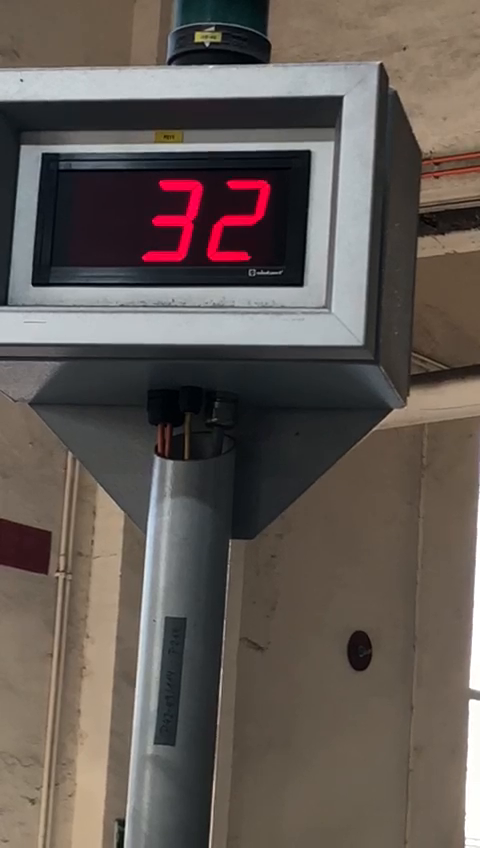
#> input picture frame 38 of pantalla.mp4, 480 x 848 px, given in place of live2.sdp, which was not available
$ python detect_digit.py   (older library calls are emulated)
#> lines starting #> are read from the running program, lines starting #| are printed output that depends on the picture; after the words box and inside, x2 and y2 are one past the last pixel; in counts of white or black regions, pixels touching at a corner belong together; pictures that were not available may be replaced by others from this repository, and a replacement may not be noted
from imutils.perspective import four_point_transform
from imutils import contours
import imutils
import cv2
import numpy as np
import time


class DigitRecognition:
    def __init__(self, area):

        # define the dictionary of digit segments so we can identify
        self.DIGITS_LOOKUP = {(1, 1, 1, 0, 1, 1, 1): 0,
                              (0, 0, 1, 0, 0, 1, 0): 1,
                              (1, 0, 1, 1, 1, 0, 1): 2,
                              (1, 0, 1, 1, 0, 1, 1): 3,
                              (0, 1, 1, 1, 0, 1, 0): 4,
                              (1, 1, 0, 1, 0, 1, 1): 5,
                              (1, 1, 0, 1, 1, 1, 1): 6,
                              (1, 0, 1, 0, 0, 1, 0): 7,
                              (1, 1, 1, 1, 1, 1, 1): 8,
                              (1, 1, 1, 1, 0, 1, 1): 9
                              }
        self.area = area

    def found_screen(self, image):
        # pre-process the image by resizing it, converting it to
        # graycale, blurring it, and computing an edge map

        gray = cv2.cvtColor(image, cv2.COLOR_BGR2GRAY)
        blurred = cv2.GaussianBlur(gray, (5, 5), 0)
        edged = cv2.Canny(blurred, 50, 200, 255)

        # find contours in the edge map, then sort them by their
        # size in descending order
        cnts = cv2.findContours(edged.copy(), cv2.RETR_EXTERNAL, cv2.CHAIN_APPROX_SIMPLE)
        cnts = imutils.grab_contours(cnts)
        cnts = sorted(cnts, key=cv2.contourArea, reverse=True)
        displayCnt = None
        # loop over the contours
        for c in cnts:

            peri = cv2.arcLength(c, True)
            approx = cv2.approxPolyDP(c, 0.02 * peri, True)
            # if the contour has four vertices, then we have found
            # the thermostat display
            if len(approx) == 4:
                displayCnt = approx
                break

        # extract the thermostat display, apply a perspective transform
        # to it
        warped = four_point_transform(gray, displayCnt.reshape(4, 2))
        output = four_point_transform(image, displayCnt.reshape(4, 2))

        return warped, output

    def detect_cnts_number(self, image):

        out_b, out_g, out_r = cv2.split(image)
        ret, thresh_g = cv2.threshold(out_g, 150, 255, cv2.THRESH_BINARY_INV)
        ret, thresh_r = cv2.threshold(out_r, 200, 255, cv2.THRESH_BINARY)

        thresh = cv2.bitwise_and(thresh_r, thresh_g)

        # se dilata y filtra para unificar el numero
        kernel = np.ones((4, 2), np.uint8)
        thresh = cv2.dilate(thresh, kernel, iterations=2)
        kernel = np.ones((2, 1), np.uint8)
        thresh = cv2.erode(thresh, kernel, iterations=1)

        # find contours in the thresholded image, then initialize the
        # digit contours lists
        cnts = cv2.findContours(thresh.copy(), cv2.RETR_EXTERNAL,
                                cv2.CHAIN_APPROX_SIMPLE)
        cnts = imutils.grab_contours(cnts)

        digitCnts = []
        # loop over the digit area candidates
        for c in cnts:
            # compute the bounding box of the contour
            # img = cv2.drawContours(output, [c], -1, (0,255,0), 3)
            (x, y, w, h) = cv2.boundingRect(c)
            # print(x, y, w, h)
            # if the contour is sufficiently large, it must be a digit
            if w >= 9 and (h >= 40 and h <= 70):
                digitCnts.append(c)

        # sort the contours from left-to-right, then initialize the
        # actual digits themselves
        try:
            digitCnts = contours.sort_contours(digitCnts,
                                               method="left-to-right")[0]
        except:
            pass
        return digitCnts, thresh

    def recognize_digit(self, digitCnts, thresh):

        digits = []
        # loop over each of the digits
        #cv2.imshow('hola', thresh)
        for c in digitCnts:
            #print(c.shape)

            # extract the digit ROI
            (x, y, w, h) = cv2.boundingRect(c)
            # sol parche
            area = w*h
            if area < self.area:
                w_rec = int(self.area/h)
                w_aug = w_rec - w
                x -= w_aug
                w = w_rec
            roi = thresh[y:y + h, x:x + w]
            #cv2.imshow('roi', roi)
            #print('area:', area)


            # compute the width and height of each of the 7 segments
            # we are going to examine
            (roiH, roiW) = roi.shape
            (dW, dH) = (int(roiW * 0.26), int(roiH * 0.24))
            (dW_b, dH_b) = (int(roiW * 0.4), int(roiH * 0.24))
            dHC = int(roiH * 0.05)

            # define the set of 7 segments
            segments = [
                ((0, 0), (w, dH)),  # top
                ((0, 0), (dW, h // 2)),  # top-left
                ((w - dW, 0), (w, h // 2)),  # top-right
                ((0, (h // 2) - dHC), (w, (h // 2) + dHC)),  # center
                ((0, h // 2), (dW, h)),  # bottom-left
                ((w - dW_b, h // 2), (w, h)),  # bottom-right
                ((0, h - dH), (w, h))  # bottom
            ]
            on = [0] * len(segments)

            threshold_area_segments = [0.5, 0.4, 0.5, 0.5, 0.5, 0.4, 0.5]
            #areas = []

            # loop over the segments
            for (i, ((xA, yA), (xB, yB))) in enumerate(segments):

                # extract the segment ROI, count the total number of
                # thresholded pixels in the segment, and then compute
                # the area of the segment
                segROI = roi[yA:yB, xA:xB]
                total = cv2.countNonZero(segROI)
                area = (xB - xA) * (yB - yA)

                #cv2.imshow('rec', segROI)
                #cv2.waitKey(0)


                # if the total number of non-zero pixels is greater than
                # 50% of the area, mark the segment as "on"
                if total / float(area) >= threshold_area_segments[i]:
                    on[i] = 1

                #areas.append(round(total/area, 2))

            # lookup the digit and draw it on the image
            on = tuple(on)

            #print(on)
            #print(areas)

            try:
                digit = self.DIGITS_LOOKUP[on]
            except:
                # caso contrario distancia hamming
                dist = 5
                digit = None
                for i in self.DIGITS_LOOKUP.keys():
                    dist_aux = np.sum(np.abs(np.array(on) - np.array(i)))
                    if dist_aux <= dist:
                        dist = dist_aux
                        digit = self.DIGITS_LOOKUP[i]

            digits.append(digit)

            #print(digits)
        return digits

    def recognition(self, image):
        image = imutils.resize(image, height=500)
        warped, output = self.found_screen(image)
        digitCnts, thresh = self.detect_cnts_number(output)
        digits = self.recognize_digit(digitCnts, thresh)
        n_obj = self.cant_obj(thresh, min_width=2, min_height=10, min_area=250, max_area=5000)

        number = ''
        for digit in digits:
            number += str(digit)

        #cv2.imshow("thresh", thresh)

        return number, n_obj

    @staticmethod
    def cant_obj(image, min_width=1, min_height=1, min_area=10, max_area=1700):
        '''
        cuenta la cantidad de objetos en una imagen basado en componentes conectados
        '''
        retval, labels, stats, centroids = cv2.connectedComponentsWithStatsWithAlgorithm(image, 8, cv2.CV_32S, cv2.CCL_WU)
        # blobs = []

        # posicion por cada blob
        list_blobs = []
        count = 0
        for i in range(retval):
            # area = stats[i, cv2.CC_STAT_AREA]
            # print(area)
            if ((stats[i, cv2.CC_STAT_WIDTH] > min_width) & (stats[i, cv2.CC_STAT_HEIGHT] > min_height) & (
                    stats[i, cv2.CC_STAT_AREA] > min_area) & (stats[i, cv2.CC_STAT_AREA] < max_area)):
                count += 1
                '''
                xi = stats[i, cv2.CC_STAT_LEFT]
                yi = stats[i, cv2.CC_STAT_TOP]
                xf = stats[i, cv2.CC_STAT_LEFT] + stats[i, cv2.CC_STAT_WIDTH]
                yf = stats[i, cv2.CC_STAT_TOP] + stats[i, cv2.CC_STAT_HEIGHT]
                '''
                # cv2.imshow('imag', imagen)
        return count


# [35 lines left out: function extraer_mascara, not called in this run]


def main():
    import argparse

    parser = argparse.ArgumentParser(description='This program  tracking people.')
    # path del video a grabar
    parser.add_argument('--path', type=str, help='Path of videos',
                        default='camIzquierda_ultimo_video_torre.avi') #'rtsp://admin:lamngen1234@192.168.0.102/live2.sdp')
    # camIzquierda_ultimo_video_torre.avi
    args = parser.parse_args()

    digit_recognition = DigitRecognition(area=1500)

    ip = '192.168.1.38'
    path = 'rtsp://admin:lamngen1234@' + ip + '/live2.sdp'

    cap = cv2.VideoCapture(path)

    #frameHeight = round(cap.get(cv2.CAP_PROP_FRAME_HEIGHT))
    #frameWidth = round(cap.get(cv2.CAP_PROP_FRAME_WIDTH))
    #vid_writer = cv2.VideoWriter('detection_camizq.avi', cv2.VideoWriter_fourcc(*'MPEG'), 20,
    #                             (frameWidth, frameHeight))

    while cap.isOpened():
        ret, image = cap.read()
#> image is the input picture: shape (848, 480, 3); mean B, G, R 84.2, 89.5, 98.1

        if image is None:
            break

        number = digit_recognition.recognition(image)
#> in found_screen, `gray = cv2.cvtColor(image, cv2.COLOR_BGR2GRAY)`:
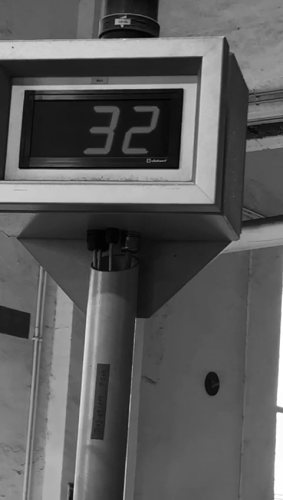
#> gray: shape (500, 283); min 1, max 255, mean 91.5
#> in found_screen, `edged = cv2.Canny(blurred, 50, 200, 255)`:
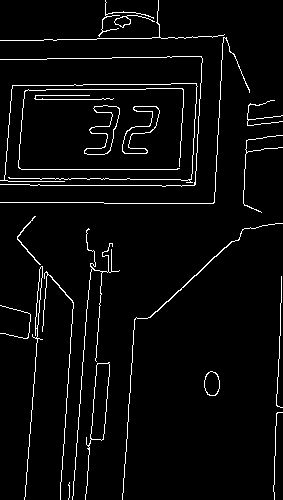
#> edged: shape (500, 283); 4% white in thin lines or dots
#> in found_screen, `cnts = cv2.findContours(edged.copy(), cv2.RETR_EXTERNAL, cv2.CHAIN_APP..`: cnts = 23 contours, 14 with area under 20; largest, box (x1, y1, x2, y2) and area: (85, 362, 110, 500) 990, (84, 105, 120, 155) 647, (122, 106, 160, 154) 590, (204, 371, 220, 396) 294, (24, 266, 43, 500) 168
#> the loop in found_screen, `for c in cnts: ` made 8 passes
#> (peri, displayCnt) on pass 8: (131.7, [[34, 216], [17, 239], [40, 264], [17, 238]])
#> peri on passes 1, 2, 3, 4, 6, 7: 332, 217.4, 219.4, 67.46, 107.6, 756.4
#> in found_screen, `warped = four_point_transform(gray, displayCnt.reshape(4, 2))`:
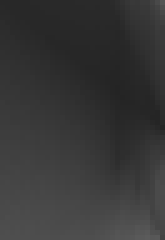
#> warped: shape (48, 33) (shown 5 times larger); min 35, max 91, mean 54.6
#> in detect_cnts_number, `ret, thresh_g = cv2.threshold(out_g, 150, 255, cv2.THRESH_BINARY_INV)`: thresh_g: shape (48, 33); every value is 255
#> in detect_cnts_number, `ret, thresh_r = cv2.threshold(out_r, 200, 255, cv2.THRESH_BINARY)`: thresh_r: shape (48, 33); every value is 0
#> in detect_cnts_number, `cnts = cv2.findContours(thresh.copy(), cv2.RETR_EXTERNAL, cv2.CHAIN_AP..`: cnts = 0 contours
#> in detect_cnts_number, `cnts = imutils.grab_contours(cnts)`: cnts = []
#> in cant_obj, `retval, labels, stats, centroids = cv2.connectedComponentsWithStatsWit..`: labels: shape (48, 33) int32; every value is 0
#> in cant_obj, `retval, labels, stats, centroids = cv2.connectedComponentsWithStatsWit..`: retval = 1; stats = [[0, 0, 33, 48, 1584]]; centroids = [[16, 23.5]]
#> after the loop in cant_obj, `for i in range(retval):`: count = 1
#> after the loop in recognition, `for digit in digits:`: number = ''
#> number = ('', 1)

        cv2.putText(image, str(number), (100, 100),
                    cv2.FONT_HERSHEY_SIMPLEX, 0.65, (0, 255, 255), 2)
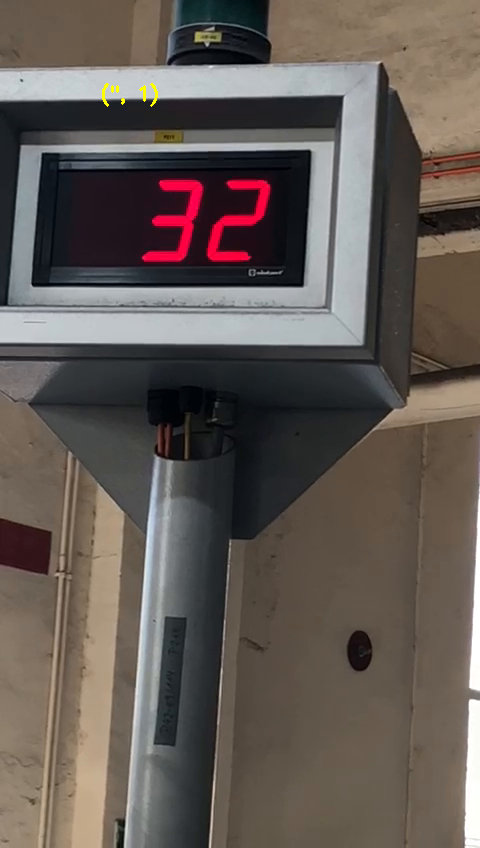
#> image: shape (848, 480, 3); 0.07% of pixels changed, all inside (x1, y1, x2, y2) = (102, 83, 158, 107)
        #vid_writer.write(image.astype(np.uint8))
        cv2.imshow('detect', image)

        # [6 lines of commented-out code are left out]

        if cv2.waitKey(50) & 0xFF == 27:
#> (key Esc is pressed here)
            break
    cap.release()
    #vid_writer.release()


if __name__ == "__main__":
    main()

'''
red_centrado = out_r.astype(float) - 200
harto_rojo = np.heaviside(red_centrado, 0.0)
green_centrado = 150 - out_g.astype(float)
poco_verde = np.heaviside(green_centrado, 0.0)
# se consideran ambos threshold multiplicandolos
extracto = np.multiply(harto_rojo, poco_verde) * 254
'''
'''
y_total = np.array(y_total)
p_total = np.array(p_total)
desicion = np.array(desicion)
np.save('y_total_2.npy', y_total)
np.save('p_total_2.npy', p_total)
np.save('desicion_2.npy', desicion)


#si se necesita revisar el filtro

t = np.array(range(len(y_total)))
s = np.array(y_total)
fig, ax = plt.subplots()


ax.set(xlabel='time', ylabel='out', title='salida filtro')
ax.grid()

fig.savefig("test_2.png")
plt.show()

#vid_writer.release()
'''
'''
t = np.array(range(len(promedio_grafico)))
s = np.array(promedio_grafico)
fig, ax = plt.subplots()
ax.plot(t, s)

ax.set(xlabel='time', ylabel='out', title='salida promedio')
ax.grid()

fig.savefig("test_promedio.png")
plt.show()
'''

$ run again, starting later in the video
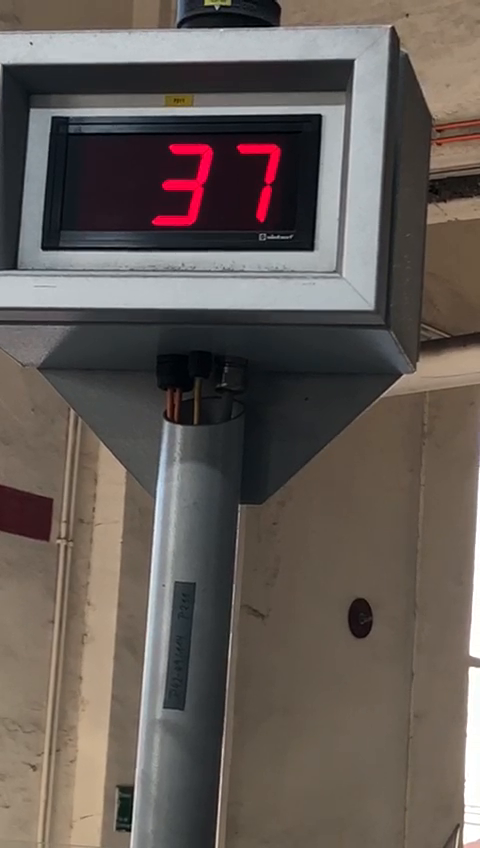
#> input picture frame 172 of pantalla.mp4, 480 x 848 px, given in place of live2.sdp, which was not available
#> in main, image is the input picture: shape (848, 480, 3); mean B, G, R 86.3, 91.4, 99.7
#> in found_screen, `edged = cv2.Canny(blurred, 50, 200, 255)`:
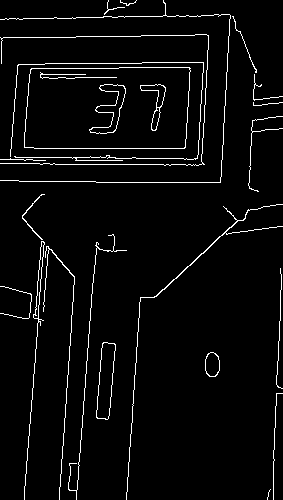
#> edged: shape (500, 283); 3.9% white in thin lines or dots
#> in found_screen, `cnts = cv2.findContours(edged.copy(), cv2.RETR_EXTERNAL, cv2.CHAIN_APP..`: cnts = 22 contours, 15 with area under 20; largest, box (x1, y1, x2, y2) and area: (24, 67, 191, 149) 12929, (96, 342, 116, 420) 984, (205, 352, 220, 377) 286, (24, 241, 45, 500) 224, (126, 204, 283, 500) 86, (22, 194, 45, 240) 35, (43, 246, 75, 500) 26
#> the loop in found_screen, `for c in cnts: ` made 1 pass
#> (peri, displayCnt) on pass 1: (485.5, [[190, 68], [31, 68], [24, 147], [184, 148]])
#> thresh_g: shape (80, 160); every value is 255
#> thresh_r: shape (80, 160); 6% white; 3 white regions, box (x1, y1, x2, y2) and area: (65, 18, 96, 64) 502, (111, 17, 136, 40) 174, (125, 42, 132, 62) 86
#> in detect_cnts_number, `cnts = cv2.findContours(thresh.copy(), cv2.RETR_EXTERNAL, cv2.CHAIN_AP..`: cnts = 2 contours; box (x1, y1, x2, y2) and area: (65, 17, 98, 68) 840, (111, 16, 138, 66) 451
#> the loop in detect_cnts_number, `for c in cnts:` made 2 passes
#> (x, y, w, h) on passes 1 to 2: (65, 17, 33, 51), (111, 16, 27, 50)
#> after the loop in detect_cnts_number, `for c in cnts:`: digitCnts has the same summary as cnts
#> in recognition, `digitCnts, thresh = self.detect_cnts_number(output)`: digitCnts has the same summary as cnts in detect_cnts_number
#> the loop in recognize_digit, `for c in digitCnts:` made 2 passes
#> (x, y, h, w_rec, w_aug, roiH) on pass 2: (108, 16, 50, 30, 3, 50)
#> after the loop in recognize_digit, `for c in digitCnts:`: digits = [3, 7]
#> labels: shape (80, 160) int32; 3 distinct labels, from 0 to 2
#> retval = 3; stats = [[0, 0, 160, 80, 11333], [111, 16, 27, 50, 521], [65, 17, 33, 51, 946]]; centroids = [[76.99, 39.58], [127.5, 33.99], [83.17, 41.61]]
#> after the loop in cant_obj, `for i in range(retval):`: count = 2
#> the loop in recognition, `for digit in digits:` made 2 passes
#> (digit, number) on passes 1 to 2: (3, '3'), (7, '37')
#> in main, `number = digit_recognition.recognition(image)`: number = ('37', 2)
#> in main, `cv2.putText(image, str(number), (100, 100), cv2.FONT_HERSHEY_SIMPLEX, ..`:
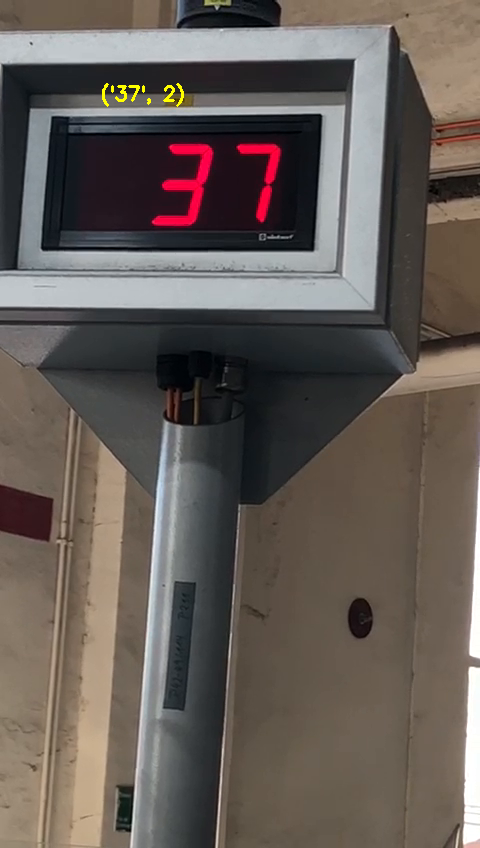
#> image: shape (848, 480, 3); 0.12% of pixels changed, all inside (x1, y1, x2, y2) = (102, 83, 184, 107)

$ run again, starting later in the video
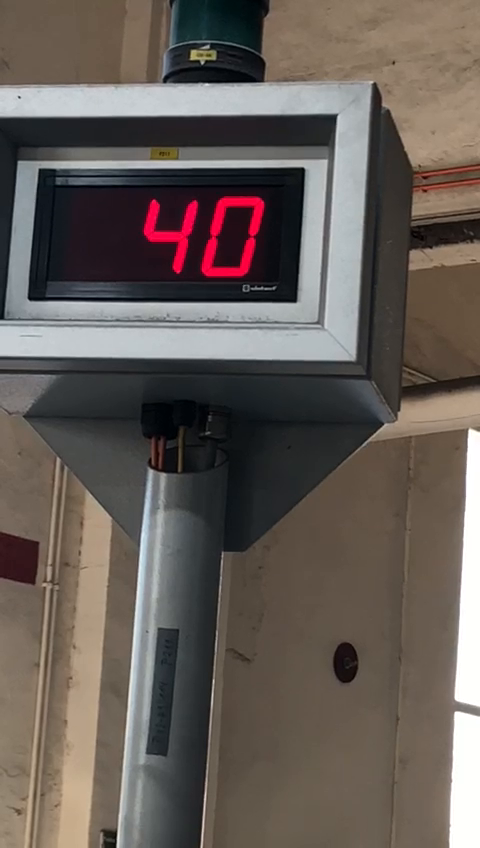
#> input picture frame 307 of pantalla.mp4, 480 x 848 px, given in place of live2.sdp, which was not available
#> in main, image is the input picture: shape (848, 480, 3); mean B, G, R 87.2, 92.8, 101.5
#> in found_screen, `edged = cv2.Canny(blurred, 50, 200, 255)`:
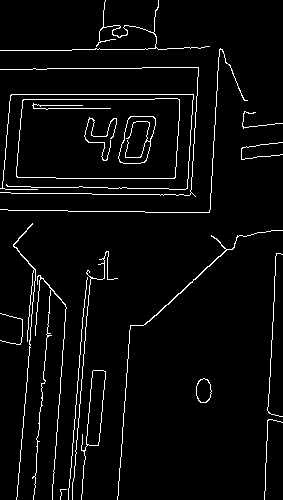
#> edged: shape (500, 283); 4.1% white in thin lines or dots
#> in found_screen, `cnts = cv2.findContours(edged.copy(), cv2.RETR_EXTERNAL, cv2.CHAIN_APP..`: cnts = 18 contours, 11 with area under 20; largest, box (x1, y1, x2, y2) and area: (16, 98, 180, 179) 12500, (81, 370, 106, 500) 968, (196, 378, 212, 403) 286, (117, 230, 283, 500) 88, (13, 223, 36, 500) 41, (32, 275, 67, 500) 39, (0, 0, 210, 51) 30
#> the loop in found_screen, `for c in cnts: ` made 1 pass
#> (peri, displayCnt) on pass 1: (476.6, [[179, 99], [23, 99], [16, 176], [174, 178]])
#> thresh_g: shape (79, 158); every value is 255
#> thresh_r: shape (79, 158); 7.2% white; 2 white regions, box (x1, y1, x2, y2) and area: (102, 18, 135, 64) 528, (66, 20, 96, 62) 372
#> in detect_cnts_number, `cnts = cv2.findContours(thresh.copy(), cv2.RETR_EXTERNAL, cv2.CHAIN_AP..`: cnts = 2 contours; box (x1, y1, x2, y2) and area: (102, 17, 137, 68) 1383, (66, 19, 98, 66) 590
#> the loop in detect_cnts_number, `for c in cnts:` made 2 passes
#> (x, y, w, h) on passes 1 to 2: (66, 19, 32, 47), (102, 17, 35, 51)
#> after the loop in detect_cnts_number, `for c in cnts:`: digitCnts has the same summary as cnts
#> in recognition, `digitCnts, thresh = self.detect_cnts_number(output)`: digitCnts has the same summary as cnts in detect_cnts_number
#> the loop in recognize_digit, `for c in digitCnts:` made 2 passes
#> (x, y, h, roiH, roiW, dW) on passes 1 to 2: (66, 19, 47, 47, 32, 8), (102, 17, 51, 51, 35, 9)
#> after the loop in recognize_digit, `for c in digitCnts:`: digits = [4, 0]
#> labels: shape (79, 158) int32; 3 distinct labels, from 0 to 2
#> retval = 3; stats = [[0, 0, 158, 79, 10825], [102, 17, 35, 51, 983], [66, 19, 32, 47, 674]]; centroids = [[74.57, 38.76], [118.8, 41.77], [82.86, 38.87]]
#> after the loop in cant_obj, `for i in range(retval):`: count = 2
#> the loop in recognition, `for digit in digits:` made 2 passes
#> (digit, number) on passes 1 to 2: (4, '4'), (0, '40')
#> in main, `number = digit_recognition.recognition(image)`: number = ('40', 2)
#> in main, `cv2.putText(image, str(number), (100, 100), cv2.FONT_HERSHEY_SIMPLEX, ..`:
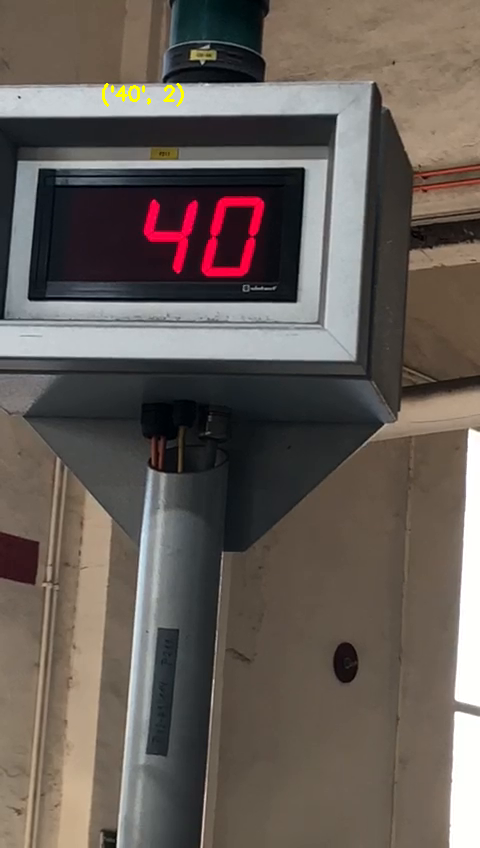
#> image: shape (848, 480, 3); 0.13% of pixels changed, all inside (x1, y1, x2, y2) = (102, 83, 184, 107)
